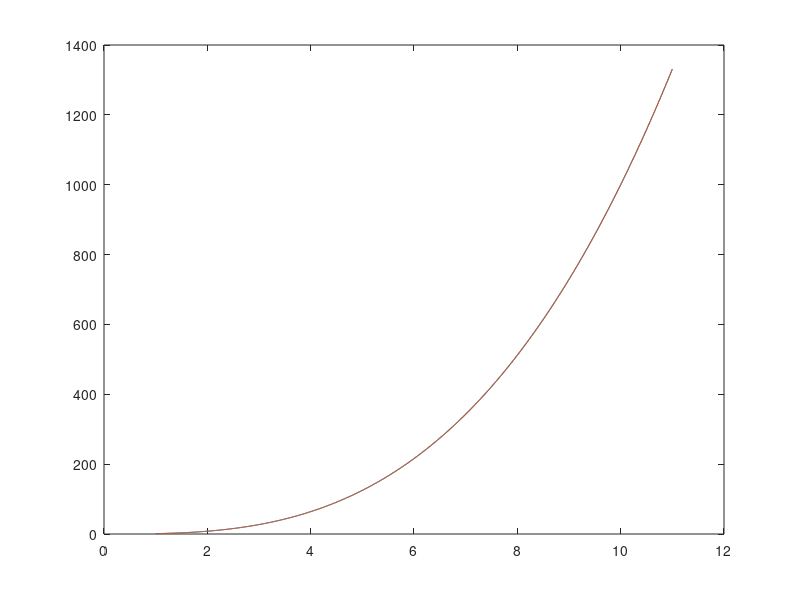

Source code (MATLAB):
clc; close all;

x = importdata('x.txt');
y = importdata('y.txt');

x = [x x.^2 x.^3];
x = [ones(size(x, 1), 1) x];

theta = pinv(x' * x) * x' * y;

f = theta(1) + x(:, 2) .* theta(2) + x(:, 3) .* theta(3) + x(:, 4) .* theta(4) ;
plot(x(:, 2), y);
hold on;
plot(x(:, 2), f);
theta